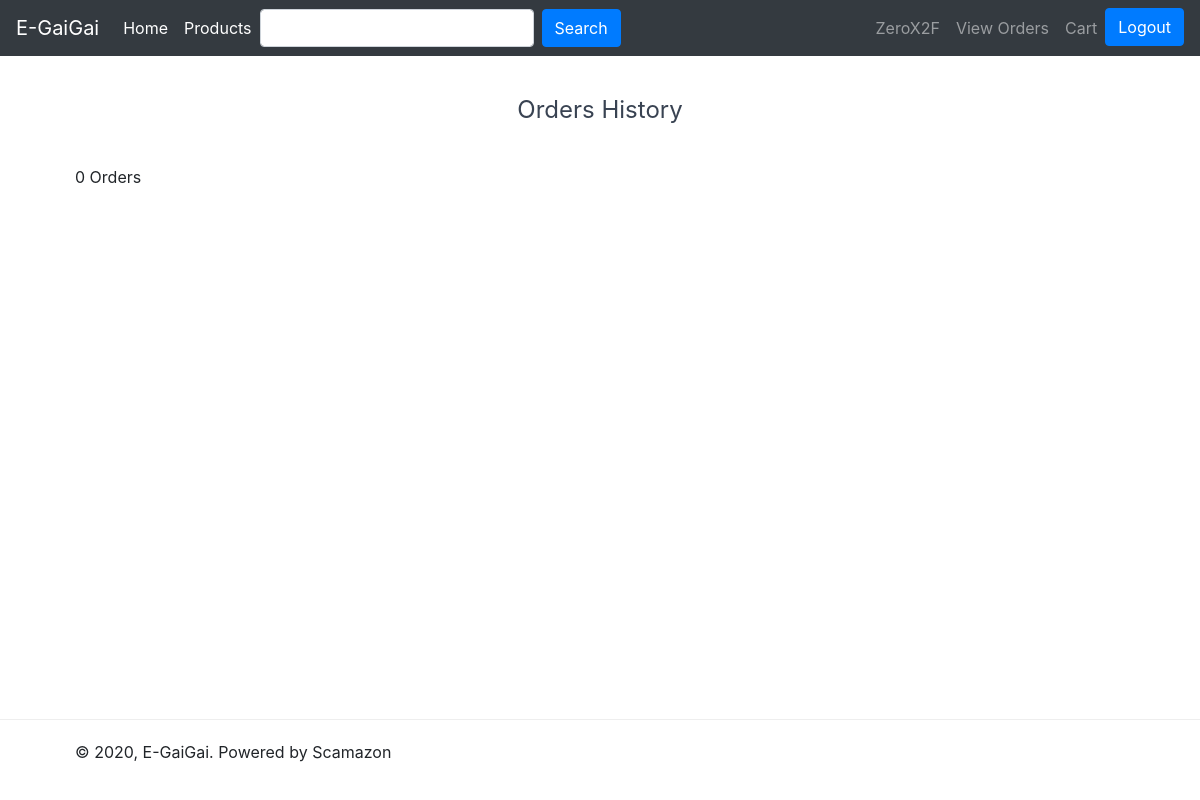
The app's page /orders.php (signed in), older data.
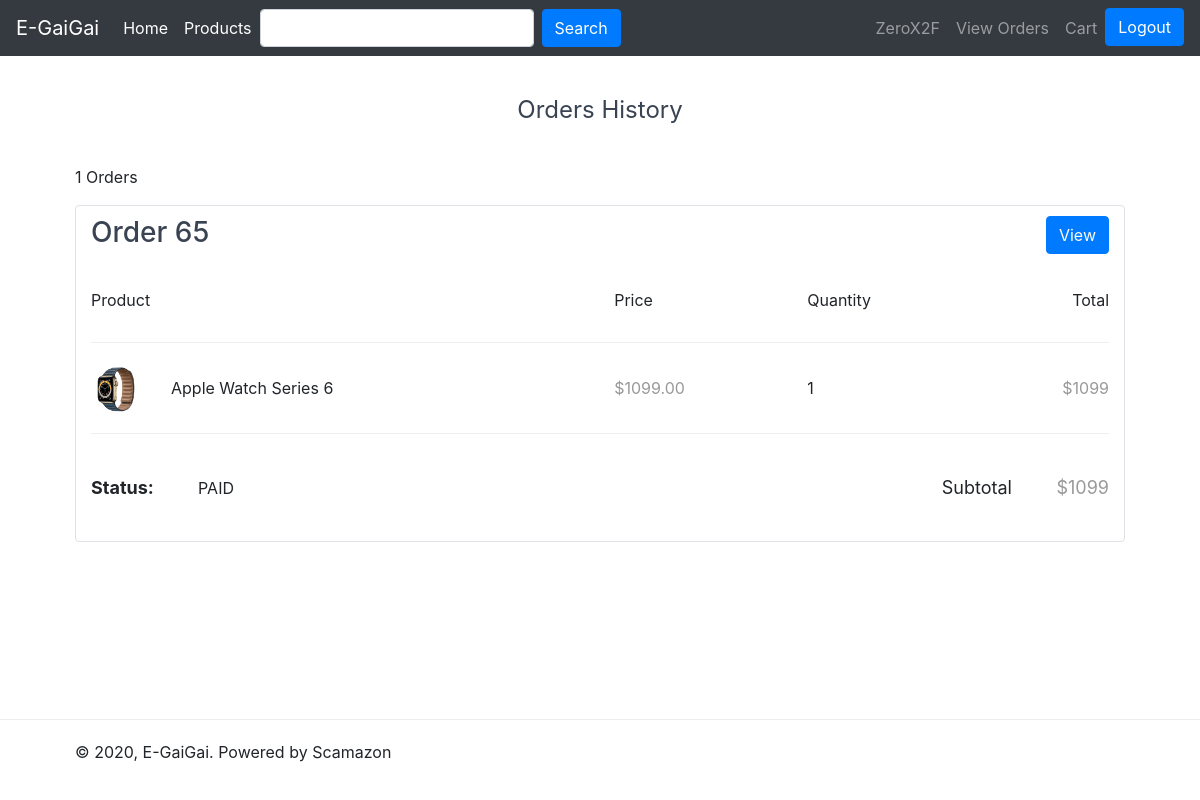
The same page, newer data.
### tables this page shows
CREATE TABLE `orders` (
  `order_no` int(11) NOT NULL,
  `user_iduser` int(11) NOT NULL,
  `date` datetime NOT NULL,
  `delivery_address` varchar(256) DEFAULT NULL,
  `delivered` tinyint(4) DEFAULT 0,
  `timeout` datetime DEFAULT NULL,
  `disabled` tinyint(4) DEFAULT 0,
  `status` varchar(10) DEFAULT 'unknown'
);

CREATE TABLE `order_item` (
  `item_iditem` int(11) NOT NULL,
  `orders_order_no` int(11) NOT NULL,
  `quantity` int(11) DEFAULT NULL,
  `item_price` decimal(12,2) DEFAULT NULL
);

CREATE TABLE `item` (
  `iditem` int(11) NOT NULL,
  `item_Name` varchar(45) DEFAULT NULL,
  `description` text DEFAULT NULL,
  `price` decimal(7,2) DEFAULT 0.00,
  `quantity` int(11) DEFAULT 0,
  `disabled` tinyint(4) DEFAULT 0,
  `image_location` varchar(256) DEFAULT NULL
);

### src/functions/sql/order_sql.php (called while the page is built, shortened)
<?php
function getOrdersByUserId($userid, $page, $no_of_orders)
{
    $limit = ($page - 1) * $no_of_orders;
    $offset = $page * $no_of_orders;
    $conn = get_conn();
    $db_order = $conn->prepare("SELECT * FROM orders WHERE user_iduser = ? AND status='PAID' AND disabled = false LIMIT ?,?");
    $db_order->bind_param("iii", $userid, $limit, $offset);
    if (!$db_order->execute()) {
        echo "Execute failed: (" . $mysqli->errno . ") " . $mysqli->error;
    }
    $result = $db_order->get_result();
    return $result;
}
function getOrdersByUserIdNoLimit($userid)
{
    $conn = get_conn();
    $db_order = $conn->prepare("SELECT * FROM orders WHERE user_iduser = ? AND status='PAID'");
    $db_order->bind_param("i", $userid);
    if (!$db_order->execute()) {
        echo "Execute failed: (" . $mysqli->errno . ") " . $mysqli->error;
    }
    $result = $db_order->get_result();
    return $result;
}
function getPaidOrderItems($order_no)
{
    $conn = get_conn();
    $db_order = $conn->prepare("SELECT i1.item_name, o1.quantity, i1.price, i1.image_location, o2.status
                                FROM order_item o1, orders o2, item i1
                                WHERE o2.order_no = ?
                                AND o2.order_no = o1.orders_order_no
                                AND o1.item_iditem = i1.iditem
                                AND o2.status = 'PAID'
                                ORDER BY o2.date");
    $db_order->bind_param("i", $order_no);
    if (!$db_order->execute()) {
        echo "Execute failed: (" . $mysqli->errno . ") " . $mysqli->error;
    }
    $result = $db_order->get_result();
    return $result;
}

### src/orders.php (the view, shortened to what this page needs)
    <?php
include "./header.php";
$num_orders_on_each_page = 4;
$current_page = isset($_GET['p']) && is_numeric($_GET['p']) ? (int)$_GET['p'] : 1;
require_once "./functions/sql/order_sql.php";
$iduser = $_SESSION['iduser'];
$orders = getOrdersByUserId($iduser, $current_page, $num_orders_on_each_page);
$total_orders = mysqli_num_rows(getOrdersByUserIdNoLimit($iduser));
?>
<!DOCTYPE html>
<html lang="">
<head>
</head>
<body>
    <main>
        <div class="cart content-wrapper">
            <h1>Orders History</h1>
            <p><?= $total_orders ?> Orders</p>
            <?php if (empty($orders)) : ?>
                <h3 style="text-align:center;">
                    You have no order added in your Orders History
                </h3>
            <?php else : ?>
                <?php foreach ($orders as $order) : ?>
                    <?php $subtotal = 0 ?>
                    <div class="container border rounded">
                        <h3 style="float:left; margin-top: 1%;">Order <?= $order['order_no']  ?></h3>
                        <table style="margin-top: -30px;">
                            <thead>
                                <tr>
                                    <td colspan="2">Product</td>
                                    <td>Price</td>
                                    <td>Quantity</td>
                                    <td>Total</td>
                                </tr>
                            </thead>
                            <button class="btn btn-primary" style="float:right; margin-top: 1%;">
                                <a style="color:floralwhite;" href="order.php?id=<?= $order['order_no'] ?>">
                                    View
                                </a>
                            </button>
                            <tbody>
                                <?php
                                $orders_items = getPaidOrderItems($order['order_no']);
                                foreach ($orders_items as $item) :
                                ?>
                                    <tr>
                                        <td class="img">
                                            <img src="imgs/<?= $item['image_location'] ?>" width="50" height="50" alt="<?= $item['item_name'] ?>">
                                        </td>
                                        <td>
                                            <?= $item['item_name'] ?>
                                        </td>
                                        <td class="price">&dollar;<?= $item['price'] ?></td>
                                        <td class="quantity"><?= $item['quantity'] ?></td>
                                        <td class="price">&dollar;<?= $item['price'] * $item['quantity'] ?></td>
                                    </tr>
                                    <?php $subtotal += $item['price'] ?>
                            </tbody>
                        </table>
                        <div class="subtotal" style="float:left;">
                            <span class="text" style="font-weight:bold;">Status: </span>
                            <td class="status"><?= $item['status'] ?></td>
                            <?php endforeach; ?>
                        </div>
                        <div class="subtotal">
                            <span class="text">Subtotal</span>
                            <span class="price">&dollar;<?= $subtotal ?></span>
                        </div>
                    </div>
                <?php
                endforeach
                ?>
            <?php endif; ?>
            <div class="buttons">
            </div>
        </div>
    </main>
</body>
<? include "./footer.php"?>
</html>

### src/header.php (shortened to what this page needs)
<!DOCTYPE html>
<html lang="">
<head>
    <link href="./css/style.css" rel="stylesheet" type="text/css">
    <link rel="stylesheet" href="https://use.fontawesome.com/releases/v5.7.1/css/all.css">
    <link rel="stylesheet" href="https://stackpath.bootstrapcdn.com/bootstrap/4.3.1/css/bootstrap.min.css">
</head>
<body>
    <div class="row">
        <div class="col-md-12">
            <nav class="navbar navbar-expand-lg navbar-light bg-light navbar-dark bg-dark">
                 <a class="navbar-brand" href="./index.php">E-GaiGai</a>
                <div class="collapse navbar-collapse" id="bs-example-navbar-collapse-1">
                    <ul class="navbar-nav">
                        <li class="nav-item active">
                            <a class="nav-link" href="./index.php">Home <span class="sr-only">(current)</span></a>
                        </li>
                        <li class="nav-item active">
                            <a class="nav-link" href="./products.php">Products <span class="sr-only">(current)</span></a>
                        </li>
                    </ul>
                    <form class="form-inline" method="get" action="search_products.php">
                        <input class=" form-control mr-sm-2" type="text" name="search" />
                        <button class="btn btn-primary my-2 my-sm-0">
                            Search
                        </button>
                    </form>
                    <ul class="navbar-nav ml-md-auto">
                        <?php
                        if (!isset($_SESSION["username"])) {
                            echo '<li class="nav-item">
                        <a class="nav-link" href="./login.php">Login</a>
                        </li>';
                        } else {
                            $username = $_SESSION["username"];
                            echo
                                "<li class='nav-item'>
                            <a class='nav-link' href='./user_profile.php'>$username</a>
                        </li>
                        <li class='nav-item'>
                            <a class='nav-link' href='./orders.php'>View Orders</a>
                        </li>
                        <li class='nav-item'>
                            <a class='nav-link' href='./cart.php'>Cart</a>
                        </li>
                        <li class='nav-item'>
                            <form class='form-inline' action='./' method='post'>
                            <input type='hidden' id='logout' name='logout' value='true'>
                                <button type='submit' class='btn btn-primary'>Logout</button>
                            </form>
                        </li>
                        ";
                        }
                        ?>
                    </ul>
                </div>
            </nav>
        </div>
    </div>
</body>
</html>

### src/footer.php (shortened to what this page needs)
<?php
$year = date('Y')
?>
<!DOCTYPE html>
<html lang="">
<head>
    <link href="./css/style.css" rel="stylesheet" type="text/css">
</head>
<body>
    <footer>
        <div class="content-wrapper">
            <p>&copy; <?= $year ?>, E-GaiGai. Powered by Scamazon</p>
        </div>
    </footer>
    <link rel="stylesheet" href="https://stackpath.bootstrapcdn.com/bootstrap/4.3.1/css/bootstrap.min.css">
</body>
</html>

### src/css/style.css (style rules this page uses)
* { box-sizing: border-box; font-family: -apple-system, BlinkMacSystemFont, "segoe ui", roboto, oxygen, ubuntu, cantarell, "fira sans", "droid sans", "helvetica neue", Arial, sans-serif; font-size: 16px; -webkit-font-smoothing: antialiased; -moz-osx-font-smoothing: grayscale; }
html { height: 100%; }
body { position: relative; min-height: 100%; color: #555555; background-color: #FFFFFF; margin: 0; padding-bottom: 100px; }
h1, h2, h3, h4, h5 { color: #394352; }
.content-wrapper { width: 1050px; margin: 0 auto; }
main .cart h1 { display: block; font-weight: normal; margin: 0; padding: 40px 0; font-size: 24px; text-align: center; width: 100%; }
main .cart table { width: 100%; }
main .cart table thead td { padding: 30px 0; border-bottom: 1px solid #EEEEEE; }
main .cart table thead td:last-child { text-align: right; }
main .cart table tbody td { padding: 20px 0; border-bottom: 1px solid #EEEEEE; }
main .cart table tbody td:last-child { text-align: right; }
main .cart table .img { width: 80px; }
main .cart table .price { color: #999999; }
main .cart .subtotal { text-align: right; padding: 40px 0; }
main .cart .subtotal .text { padding-right: 40px; font-size: 18px; }
main .cart .subtotal .price { font-size: 18px; color: #999999; }
main .cart .buttons { text-align: right; padding-bottom: 40px; }
footer { position: absolute; bottom: 0; border-top: 1px solid #EEEEEE; padding: 20px 0; width: 100%; }

Row changes from the older to the newer data that the page shows:
added orders: order_no "65", subtotal "1099"
added order_item: item_iditem.image_location (picture), item_iditem.item_Name "Apple Watch Series 6", item_iditem.price "1099.00", quantity "1", $item['price'] * $item['quantity'] "1099", orders.status "PAID"
Text that changed along with them:
$total_orders: "0" → "1"
